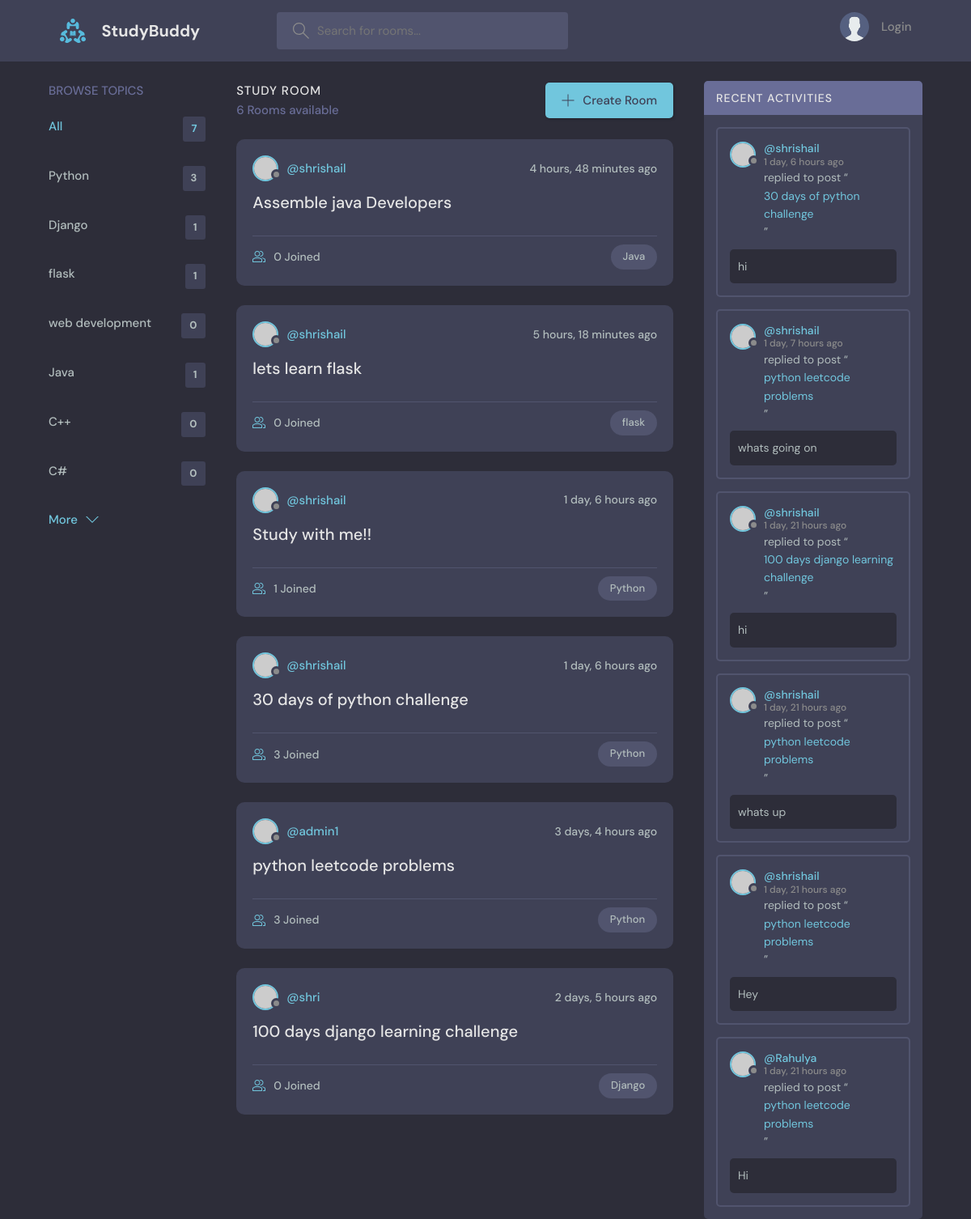
The page / on the database its author committed.
### base/models.py (models this page shows, shortened)
class Topic(models.Model):
    name = models.CharField(max_length=200)

class Room(models.Model):
    host = models.ForeignKey(User, on_delete=models.SET_NULL, null=True,blank=True)
    topic = models.ForeignKey(Topic, on_delete=models.SET_NULL, null=True, blank=True)
    name = models.CharField(max_length=100)
    description = models.TextField(null=True, blank=True)
    participants = models.ManyToManyField(User, related_name='participants', blank=True)
    updated = models.DateTimeField(auto_now=True)
    created = models.DateTimeField(auto_now_add=True)
    def __str__(self):
        return self.name
    class Meta:
        ordering = ('-updated','-created')

class Message(models.Model):
    user = models.ForeignKey(User, on_delete=models.CASCADE)
    room = models.ForeignKey(Room, on_delete=models.CASCADE)
    body = models.TextField()
    updated = models.DateTimeField(auto_now=True)
    created = models.DateTimeField(auto_now_add=True)
    class Meta:
        ordering = ('-updated','-created')

### base/views.py (the view)
# urls.py: path('',views.home,name='home'),
def home(request):
    q = request.GET.get('q') if request.GET.get('q') !=  None  else ''
    rooms = Room.objects.filter(
        Q(topic__name__icontains = q) |
        Q(name__icontains = q) |
        Q(description__icontains = q)
    )
    room_messages = Message.objects.filter(Q(room__topic__name__icontains = q))
    topics = Topic.objects.all()
    room_count = rooms.count()
    context = {'rooms':rooms, 'topics':topics,'room_count':room_count, 'room_messages':room_messages}
    return render(request, 'base/home.html',context)

### base/templates/base/home.html (shortened to what this page needs)
{% extends 'main.html' %}
{% block content %}
    <main class="layout layout--3">
      <div class="container">
        {% include 'base/topic_component.html' %}
        <div class="roomList">
          <div class="roomList__header">
            <div>
              <h2>Study Room</h2>
              <p>{{room_count}} Rooms available</p>
            </div>
            <a class="btn btn--main" href="{% url 'create-room' %}">
              <svg version="1.1" xmlns="http://www.w3.org/2000/svg" width="32" height="32" viewBox="0 0 32 32">
                <title>add</title>
                <path
                  d="M16.943 0.943h-1.885v14.115h-14.115v1.885h14.115v14.115h1.885v-14.115h14.115v-1.885h-14.115v-14.115z"
                ></path>
              </svg>
              Create Room
            </a>
          </div>
          {% include 'base/feed_component.html' %}
        </div>
        {% include 'base/activity_component.html' %}
      </div>
    </main>
    {% endblock  %}

### base/templates/base/topic_component.html
<div class="topics">
  <div class="topics__header">
    <h2>Browse Topics</h2>
  </div>
  <ul class="topics__list">
    <li>
      <a href="{% url 'home' %}" class="active">All <span>{{topics.count}}</span></a>
    </li>
    {% for topic in topics %}
    <li>
      <a href="{% url 'home'%}?q={{topic.name}}">{{topic.name}} <span>{{topic.room_set.all.count}}</span></a>
    </li>
    {% endfor %}
  </ul>
  <a class="btn btn--link" href="{% url 'topics' %}">
    More
    <svg version="1.1" xmlns="http://www.w3.org/2000/svg" width="32" height="32" viewBox="0 0 32 32">
      <title>chevron-down</title>
      <path d="M16 21l-13-13h-3l16 16 16-16h-3l-13 13z"></path>
    </svg>
  </a>
</div>

### base/templates/base/feed_component.html (shortened to what this page needs)
{% for room in rooms %}
<div class="roomListRoom">
  <div class="roomListRoom__header">
    <a href="{% url 'user-profile' room.host.id %}" class="roomListRoom__author">
      <div class="avatar avatar--small">
        <img src="https://randomuser.me/api/portraits/women/11.jpg" />
      </div>
      <span>@{{room.host.username}}</span>
    </a>
    <div class="roomListRoom__actions">
      <span>{{room.created|timesince}} ago</span>
    </div>
  </div>
  <div class="roomListRoom__content">
    <a href="{% url 'room' room.id %}">{{room.name}}</a>
  </div>
  <div class="roomListRoom__meta">
    <a href="{% url 'room' room.id %}" class="roomListRoom__joined">
      {{room.participants.all.count}} Joined
    </a>
    <p class="roomListRoom__topic">{{room.topic.name}}</p>
  </div>
</div>
{% endfor %}

### base/templates/base/activity_component.html (shortened to what this page needs)
<div class="activities">
  <div class="activities__header">
    <h2>Recent Activities</h2>
  </div>
  {% for message in room_messages %}
  <div class="activities__box">
    <div class="activities__boxHeader roomListRoom__header">
      <a href="{% url 'user-profile' message.user.id %}" class="roomListRoom__author">
        <div class="avatar avatar--small">
          <img src="https://randomuser.me/api/portraits/women/11.jpg" />
        </div>
        <p>
          @{{message.user}}
          <span>{{message.created|timesince}} ago</span>
        </p>
      </a>
    </div>
    <div class="activities__boxContent">
      <p>replied to post “<a href="{% url 'room' message.room.id %}">{{message.room}}</a>”</p>
      <div class="activities__boxRoomContent">
        {{message.body}}
      </div>
    </div>
  </div>
  {% endfor %}
</div>

### rows shown on the page
Topic: name "Python", room_set.all.count "3"
Topic: name "Django", room_set.all.count "1"
Topic: name "flask", room_set.all.count "1"
Topic: name "web development", room_set.all.count "0"
Topic: name "Java", room_set.all.count "1"
Topic: name "C++", room_set.all.count "0"
Topic: name "C#", room_set.all.count "0"
Room: host.username "shrishail", created "4 hours, 48 minutes", name "Assemble java Developers", participants.all.count "0", topic.name "Java"
Room: host.username "shrishail", created "5 hours, 18 minutes", name "lets learn flask", participants.all.count "0", topic.name "flask"
Room: host.username "shrishail", created "1 day, 6 hours", name "Study with me!!", participants.all.count "1", topic.name "Python"
Room: host.username "shrishail", created "1 day, 6 hours", name "30 days of python challenge", participants.all.count "3", topic.name "Python"
Room: host.username "admin1", created "3 days, 4 hours", name "python leetcode problems", participants.all.count "3", topic.name "Python"
Room: host.username "shri", created "2 days, 5 hours", name "100 days django learning challenge", participants.all.count "0", topic.name "Django"
Message: user "shrishail", created "1 day, 6 hours", room "30 days of python challenge", body "hi"
Message: user "shrishail", created "1 day, 7 hours", room "python leetcode problems", body "whats going on"
Message: user "shrishail", created "1 day, 21 hours", room "100 days django learning challenge", body "hi"
Message: user "shrishail", created "1 day, 21 hours", room "python leetcode problems", body "whats up"
Message: user "shrishail", created "1 day, 21 hours", room "python leetcode problems", body "Hey"
Message: user "Rahulya", created "1 day, 21 hours", room "python leetcode problems", body "Hi"

### other values the page prints
{{ topics.count }} "7"
{{ room_count }} "6"
